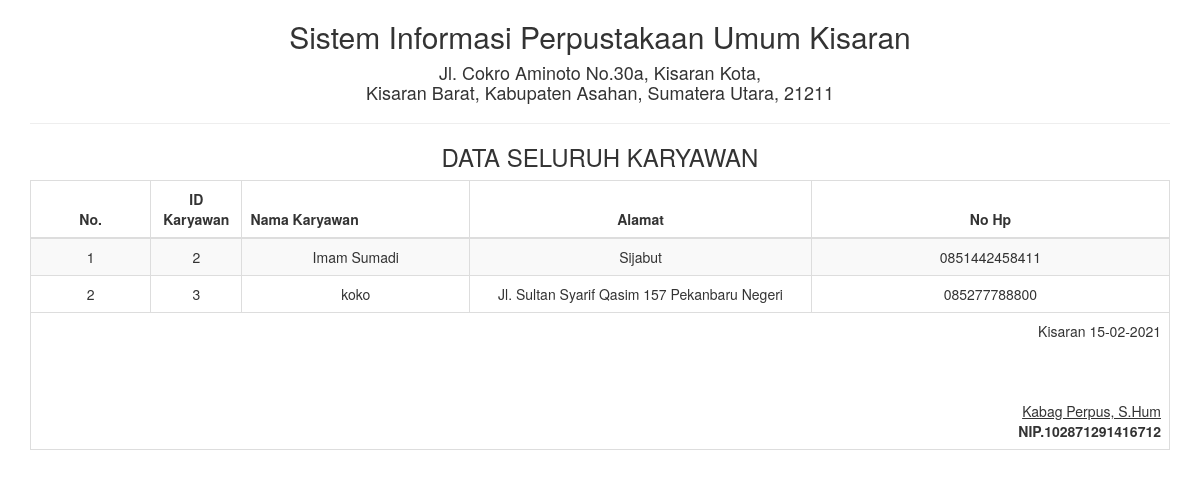
Screenshot of /report/karyawan_semua.php with the database file from the repository.
### tables this page shows
CREATE TABLE `karyawan` (
  `id` int(11) NOT NULL,
  `nama` varchar(50) NOT NULL,
  `alamat` varchar(255) NOT NULL,
  `no_hp` varchar(13) NOT NULL
);

### report/karyawan_semua.php (the view, shortened to what this page needs)
<!DOCTYPE html>
<html>
    <head>
        <link href="../Assets/css/bootstrap.min.css" rel="stylesheet" type="text/css"/>
    </head>
    <body onload="print()">
        <?php
        include '../config/koneksi.php';
        ?>
        <div class="container">
            <div class='row'>
                <div class="col-sm-12">
                    <div class="text-center">
                        <h2>Sistem Informasi Perpustakaan Umum Kisaran </h2>
                        <h4>Jl. Cokro Aminoto No.30a, Kisaran Kota, <br> Kisaran Barat, Kabupaten Asahan, Sumatera Utara, 21211</h4>
                        <hr>
                        <h3>DATA SELURUH KARYAWAN</h3>
                        <table class="table table-bordered table-striped table-hover">
                        <tbody>
                                <thead>
								<tr>
									<th><center>No.</center></th><th width="8%"><center>ID Karyawan</center></th><th width="20%">Nama Karyawan</th><th width="30%"><center>Alamat</center></th><th><center>No Hp</center></th>
								</tr>
								</thead>
							<tbody>
                            <?php
                            $sql = "SELECT * FROM karyawan";
                            $query = mysqli_query($koneksi, $sql) or die("SQL Anda Salah");
                            $nomor = 0;
                            while ($data = mysqli_fetch_array($query)) {
                                $nomor++;
                                ?>
                                <tr>
                                    <td><?= $nomor ?></td>
                                    <td><?= $data['id'] ?></td>
									<td><?= $data['nama'] ?></td>
                                    <td><?= $data['alamat'] ?></td>
                                    <td><?= $data['no_hp'] ?></td>
                                </tr>
                            <?php } ?>
							</tbody>
                        </tbody>
                            <tfoot>
                                <tr>
                                    <td colspan="8" class="text-right">
                                        Kisaran  <?= date("d-m-Y") ?>
                                        <br><br><br><br>
                                        <u>Kabag Perpus, S.Hum<strong></u><br>
                                        NIP.102871291416712
									</td>
								</tr>
							</tfoot>
                        </table>
                    </div>
                </div>
            </div>
    </body>
</html>

### rows the page displays
karyawan: id "2", nama "Imam Sumadi", alamat "Sijabut", no_hp "0851442458411"
karyawan: id "3", nama "koko", alamat "Jl. Sultan Syarif Qasim 157 Pekanbaru Negeri", no_hp "085277788800"
